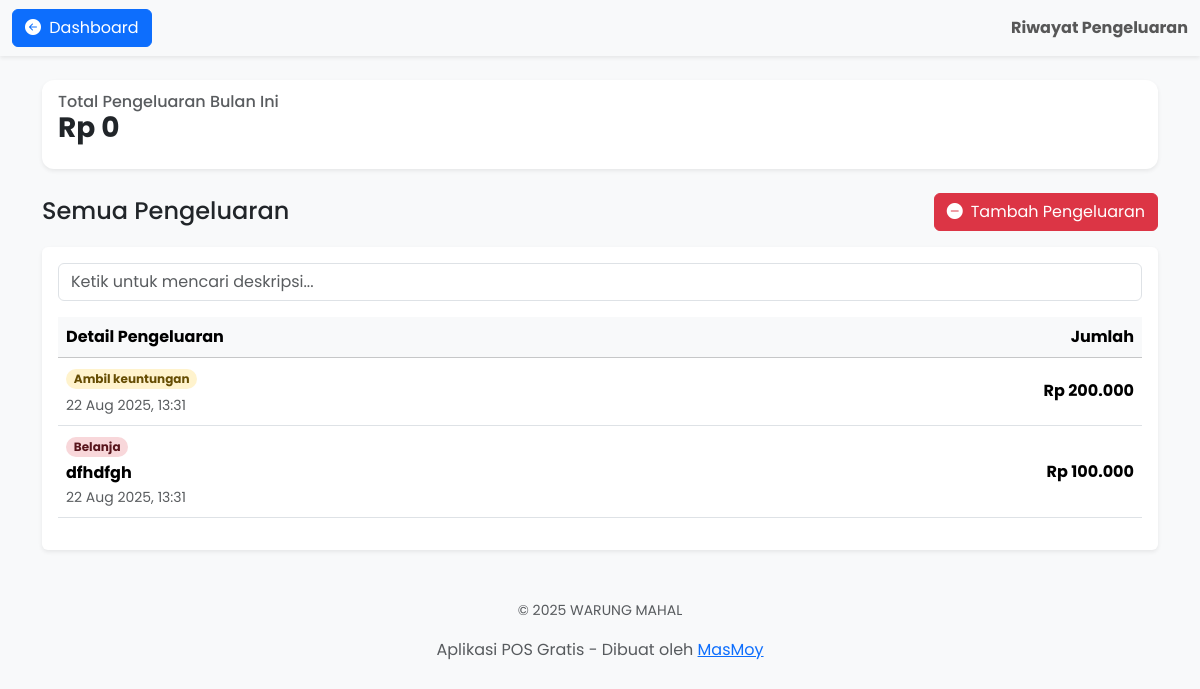
Screenshot of /pages/pengeluaran/index.php (signed in) with the database file from the repository.
### tables this page shows
CREATE TABLE `pengeluaran` (
  `id_pengeluaran` int(11) NOT NULL,
  `jenis_pengeluaran` enum('belanja','ambil_keuntungan') NOT NULL,
  `deskripsi` text DEFAULT NULL,
  `jumlah` decimal(10,2) NOT NULL,
  `tanggal_pengeluaran` datetime NOT NULL DEFAULT current_timestamp()
);

CREATE TABLE `pengaturan` (
  `id_pengaturan` int(11) NOT NULL,
  `nama_toko` varchar(255) NOT NULL,
  `alamat_toko` text NOT NULL,
  `ucapan_struk` text NOT NULL
);

### pages/pengeluaran/index.php (the view, shortened to what this page needs)
<?php
require_once '../../config/database.php';
$query_toko = "SELECT nama_toko FROM pengaturan LIMIT 1";
$result_toko = mysqli_query($koneksi, $query_toko);
$data_toko = mysqli_fetch_assoc($result_toko);
$nama_toko = $data_toko['nama_toko'] ?? 'Warung Anda';
$query = "SELECT * FROM pengeluaran ORDER BY tanggal_pengeluaran DESC";
$result = mysqli_query($koneksi, $query);
$query_total = "SELECT SUM(jumlah) as total_bulan_ini FROM pengeluaran WHERE MONTH(tanggal_pengeluaran) = MONTH(CURDATE()) AND YEAR(tanggal_pengeluaran) = YEAR(CURDATE())";
$result_total = mysqli_query($koneksi, $query_total);
$data_total = mysqli_fetch_assoc($result_total);
$total_bulan_ini = $data_total['total_bulan_ini'] ?? 0;
?>
<!DOCTYPE html>
<html lang="id">
<head>
    <link href="https://cdn.jsdelivr.net/npm/bootstrap@5.3.3/dist/css/bootstrap.min.css" rel="stylesheet">
    <link rel="stylesheet" href="https://cdn.jsdelivr.net/npm/bootstrap-icons@1.11.3/font/bootstrap-icons.min.css">
    <link rel="stylesheet" href="../../assets/css/style.css">
</head>
<body>
    <nav class="navbar navbar-light bg-light shadow-sm">
        <div class="container-fluid">
            <a class="btn btn-primary" href="../../index.php">
                <i class="bi bi-arrow-left-circle-fill me-1"></i>
                Dashboard
            </a>
            <span class="navbar-text fw-bold">
                Riwayat Pengeluaran
            </span>
        </div>
    </nav>
    <main class="container mt-4">
        <div class="card card-metric shadow-sm border-0 mb-4">
            <div class="card-body">
                <h6 class="card-subtitle text-muted">Total Pengeluaran Bulan Ini</h6>
                <p class="card-title h3 fw-bold">Rp <?php echo number_format($total_bulan_ini, 0, ',', '.'); ?></p>
            </div>
        </div>
        <div class="d-flex justify-content-between align-items-center mb-3">
            <h1 class="h4 mb-0">Semua Pengeluaran</h1>
            <a href="tambah.php" class="btn btn-danger"><i class="bi bi-dash-circle-fill me-2"></i>Tambah Pengeluaran</a>
        </div>
        <div class="card shadow-sm border-0">
            <div class="card-body">
                <div class="mb-3">
                    <input type="text" id="searchInput" class="form-control" placeholder="Ketik untuk mencari deskripsi...">
                </div>
                <div class="table-responsive">
                    <table class="table table-hover align-middle">
                        <thead class="table-light">
                            <tr>
                                <th>Detail Pengeluaran</th>
                                <th class="text-end">Jumlah</th>
                            </tr>
                        </thead>
                        <tbody id="pengeluaranTable">
                            <?php if (mysqli_num_rows($result) > 0): ?>
                                <?php while($row = mysqli_fetch_assoc($result)): ?>
                                    <tr>
                                        <td>
                                            <?php
                                                $jenis = $row['jenis_pengeluaran'];
                                                $badge_class = ($jenis == 'belanja') ? 'bg-danger-subtle text-danger-emphasis' : 'bg-warning-subtle text-warning-emphasis';
                                            ?>
                                            <span class="badge rounded-pill <?php echo $badge_class; ?> mb-1">
                                                <?php echo str_replace('_', ' ', ucfirst($jenis)); ?>
                                            </span>
                                            <div class="fw-bold"><?php echo htmlspecialchars($row['deskripsi']); ?></div>
                                            <small class="text-muted"><?php echo date('d M Y, H:i', strtotime($row['tanggal_pengeluaran'])); ?></small>
                                        </td>
                                        <td class="text-end fw-bold">Rp <?php echo number_format($row['jumlah'], 0, ',', '.'); ?></td>
                                    </tr>
                                <?php endwhile; ?>
                            <?php else: ?>
                                <tr><td colspan="2" class="text-center text-muted py-4">Belum ada data pengeluaran.</td></tr>
                            <?php endif; ?>
                        </tbody>
                    </table>
                </div>
            </div>
        </div>
    </main>
    <footer class="text-center text-muted mt-5 mb-3">
        <p><small>&copy; <?php echo date('Y'); ?> <?php echo htmlspecialchars($nama_toko); ?></small></p>Aplikasi POS Gratis - Dibuat oleh
            <a href="https://ngabdulmuhyi.my.id" target="_blank">MasMoy</a>
    </footer>
</body>
</html>

### assets/css/style.css (style rules this page uses)
body { font-family: 'Poppins', sans-serif; background-color: #f8f9fa; }
.card-metric { border-radius: 0.75rem; transition: transform 0.2s ease; }

### rows the page displays
pengeluaran: jenis_pengeluaran "Ambil keuntungan", tanggal_pengeluaran "22 Aug 2025, 13:31", jumlah "200.000"
pengeluaran: jenis_pengeluaran "Belanja", deskripsi "dfhdfgh", tanggal_pengeluaran "22 Aug 2025, 13:31", jumlah "100.000"
pengaturan: nama_toko "WARUNG MAHAL"

### other values shown
$total_bulan_ini "0"
